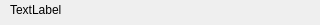
<?xml version="1.0" encoding="UTF-8"?>
<ui version="4.0">
 <class>QtTipsDlgView</class>
 <widget class="QDialog" name="QtTipsDlgView">
  <property name="geometry">
   <rect>
    <x>0</x>
    <y>0</y>
    <width>320</width>
    <height>25</height>
   </rect>
  </property>
  <property name="windowTitle">
   <string>QtTipsDlgView</string>
  </property>
  <widget class="QLabel" name="labelMsg">
   <property name="geometry">
    <rect>
     <x>10</x>
     <y>0</y>
     <width>310</width>
     <height>20</height>
    </rect>
   </property>
   <property name="text">
    <string>TextLabel</string>
   </property>
  </widget>
 </widget>
 <layoutdefault spacing="6" margin="11"/>
 <resources/>
 <connections/>
</ui>
